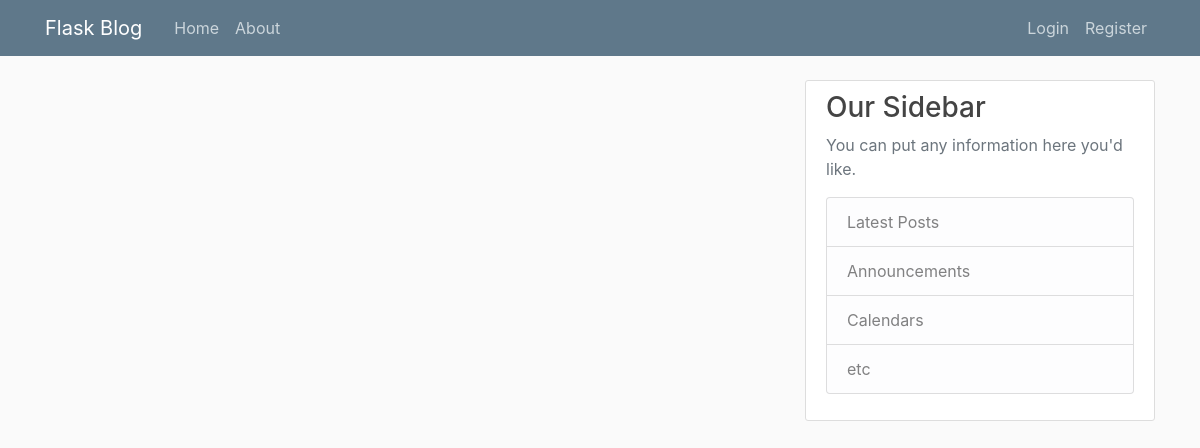
Before: / with the older database file.
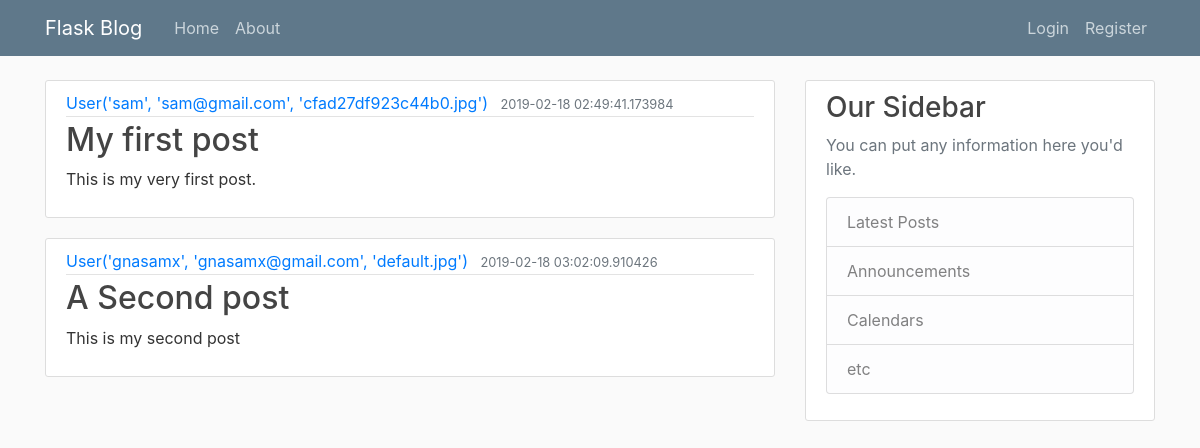
After: the same page with the newer database file.
### flaskblog/models.py (models this page shows, shortened)
class Post(db.Model):
    id = db.Column(db.Integer, primary_key=True)
    title = db.Column(db.String(100), nullable=False)
    date_posted = db.Column(db.DateTime, nullable=False,
                            default=datetime.utcnow)
    content = db.Column(db.Text, nullable=False)
    user_id = db.Column(db.Integer, db.ForeignKey('user.id'), nullable=False)

class User(db.Model, UserMixin):
    id = db.Column(db.Integer, primary_key=True)
    username = db.Column(db.String(20), unique=True, nullable=False)
    email = db.Column(db.String(120), unique=True, nullable=False)
    image_file = db.Column(db.String(20), nullable=False,
                           default='default.jpg')
    password = db.Column(db.String(60), nullable=False)
    posts = db.relationship('Post', backref='author', lazy=True)
    def __repr__(self):
        return f"User('{self.username}', '{self.email}', '{self.image_file}')"

### flaskblog/routes.py (the view)
@app.route('/')
def home():
    posts = Post.query.all()
    return render_template('home.html', posts=posts)

### flaskblog/templates/home.html
{% extends "layout.html" %} {% block content %} {% for post in posts %}
<article class="media content-section">
  <div class="media-body">
    <div class="article-metadata">
      <a class="mr-2" href="#">{{ post.author }}</a>
      <small class="text-muted">{{ post.date_posted }}</small>
    </div>
    <h2>
      <a class="article-title" href="#">{{ post.title }}</a>
    </h2>
    <p class="article-content">{{ post.content }}</p>
  </div>
</article>
{% endfor %} {% endblock %}

### flaskblog/templates/layout.html (shortened to what this page needs)
<!DOCTYPE html>
<html>
  <head>
    <link
      rel="stylesheet"
      href="https://stackpath.bootstrapcdn.com/bootstrap/4.3.1/css/bootstrap.min.css"
    />
    <link rel="stylesheet" type="text/css" href="{{url_for('static', filename='main.css')}}">
  </head>
  <body>
    <header class="site-header">
      <nav class="navbar navbar-expand-md navbar-dark bg-steel fixed-top">
        <div class="container">
          <a class="navbar-brand mr-4" href="/">Flask Blog</a>
          <div class="collapse navbar-collapse" id="navbarToggle">
            <div class="navbar-nav mr-auto">
              <a class="nav-item nav-link" href="{{url_for('home')}}">Home</a>
              <a class="nav-item nav-link" href="{{url_for('about')}}">About</a>
            </div>
            <div class="navbar-nav">
            {% if current_user.is_authenticated %}
            <a class="nav-item nav-link" href="{{url_for('new_post')}}">New Post</a>
            <a class="nav-item nav-link" href="{{url_for('account')}}">Account</a>
            <a class="nav-item nav-link" href="{{url_for('logout')}}">Logout</a>
            {% else %}
              <a class="nav-item nav-link" href="{{url_for('login')}}">Login</a>
              <a class="nav-item nav-link" href="{{url_for('register')}}">Register</a>
            {% endif %}
            </div>
          </div>
        </div>
      </nav>
    </header>
    <main role="main" class="container">
        <div class="row">
          <div class="col-md-8">
            {% block content %}{% endblock %}
          </div>
          <div class="col-md-4">
            <div class="content-section">
              <h3>Our Sidebar</h3>
              <p class='text-muted'>You can put any information here you'd like.
                <ul class="list-group">
                  <li class="list-group-item list-group-item-light">Latest Posts</li>
                  <li class="list-group-item list-group-item-light">Announcements</li>
                  <li class="list-group-item list-group-item-light">Calendars</li>
                  <li class="list-group-item list-group-item-light">etc</li>
                </ul>
              </p>
            </div>
          </div>
        </div>
      </main>
  </body>
</html>

### flaskblog/static/main.css (style rules this page uses)
body { background: #fafafa; color: #333333; margin-top: 5rem; }
h1, h2, h3, h4, h5, h6 { color: #444444; }
.bg-steel { background-color: #5f788a; }
.site-header .navbar-nav .nav-link { color: #cbd5db; }
.content-section { background: #ffffff; padding: 10px 20px; border: 1px solid #dddddd; border-radius: 3px; margin-bottom: 20px; }
.article-title { color: #444444; }
.article-content { white-space: pre-line; }
.article-metadata { padding-bottom: 1px; margin-bottom: 4px; border-bottom: 1px solid #e3e3e3 }

Changed rows visible on the page:
added Post: author "User('sam', 'sam@gmail.com', 'cfad27df923c44b0.jpg')", date_posted "2019-02-18 02:49:41.173984", title "My first post", content "This is my very first post."
added Post: author "User('gnasamx', 'gnasamx@gmail.com', 'default.jpg')", date_posted "2019-02-18 03:02:09.910426", title "A Second post", content "This is my second post"
